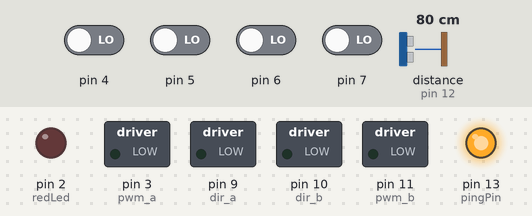
Simulated run of this sketch. Board: Arduino Uno, built with avr-gcc and run on an emulated ATmega328P. Parts: switched loads named in the sketch (green lamp = pin HIGH), output pins drawn as LEDs (lit = HIGH). The inputs (shaded band) are chosen by the test bench; at power-on: pin 4–7 LOW, distance to the obstacle (sensor on pin 12) 80 cm. The echo pulse lasts 58.3 µs per cm; what the sketch prints to the serial monitor is not drawn.

Above: at 0.6 s.
At 10.6 s:
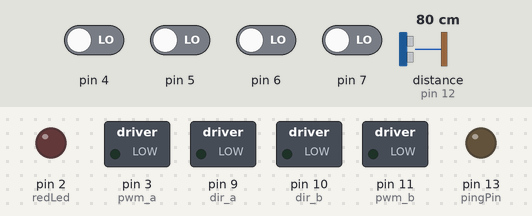
At 22.8 s:
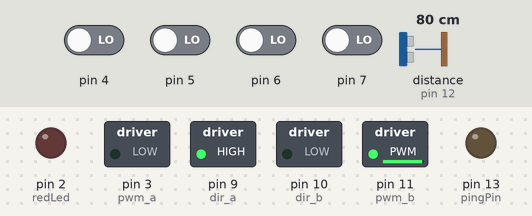
Timing chart, 0 to 24.3 s (numbered marks = the images above):
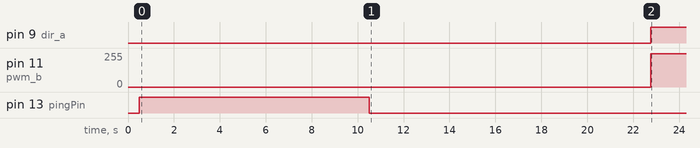

Measured:
- by itself, pin 9 (dir_a): LOW → HIGH at 22.8 s
- by itself, pin 11 (pwm_b): 0/255 → 250/255 at 22.8 s

The sketch:

Line_Following.ino
```cpp
#include <QTRSensors.h>  // Pololu QTR Library


//Defining line sensor
#define NUM_SENSORS   4     // number of sensors used
#define TIMEOUT       2500  // waits for 2500 microseconds for sensor outputs to go low
#define EMITTER_PIN   2    // emitter is controlled by digital pin 2


//Line sensor declarations
//Sensors 1 through 6 are connected to digital pins 2 through 10, respectively (pin 3 is skipped and used for motor control)
QTRSensorsRC qtrrc((unsigned char[]) {4, 5, 6, 7}, NUM_SENSORS, TIMEOUT, EMITTER_PIN);
unsigned int sensorValues[NUM_SENSORS];

int pwm_a = 3;  //PWM control on digital pin 3
int pwm_b = 11;  //PWM control on digital pin 11
int dir_a = 9;  //direction control on digital pin 9
int dir_b = 10;  //direction control on digital pin 10


// PID loop variables
float error=0;
float lastError=0;
float PV =0 ;
float kp = 0;
float ki = 0;
float kd =0;
int m1Speed=0;
int m2Speed=0;
int line_position=0;
int motorspeed=0;
int max_speed=250;

//Pin which triggers ultrasonic sound
const int pingPin = 13;

//Pin which delivers time to receive echo using pulseIn()
int inPin = 12;

//Range in cm to detect object
int safeZone = 4;

int redLed = 2;

void setup()
{
  pinMode(pwm_a, OUTPUT);  //Set control pins to be outputs
  pinMode(pwm_b, OUTPUT);
  pinMode(dir_a, OUTPUT);
  pinMode(dir_b, OUTPUT);

  analogWrite(pwm_a, 0);  //set both motors to run at (100/255 = 39)% duty cycle (slow)
  analogWrite(pwm_b, 0);


  Serial.begin(115200);


  Serial.println("Calibrating sensor");
  // Calibrate line sensor
  delay(500);
  pinMode(13, OUTPUT);
  digitalWrite(13, HIGH);    // turn on Arduino's LED to indicate we are in calibration mode
  for (int i = 0; i < 400; i++)  // make the calibration take about 10 seconds
  {
    qtrrc.calibrate();       // reads all sensors 10 times at 2500 us per read (i.e. ~25 ms per call)
  }
  digitalWrite(13, LOW);     // turn off Arduino's LED to indicate we are through with calibration

  // print calibration results
  int i;
  for (i = 0; i < 250; i++)  // the calibration will take a few seconds
  {
    qtrrc.calibrate(QTR_EMITTERS_ON);
    delay(20);
  }
  // print the calibration minimum values measured when emitters were on
  for (int i = 0; i < NUM_SENSORS; i++)
  {
    Serial.print(qtrrc.calibratedMinimumOn[i]);
    Serial.print(' ');
  }
  Serial.println();

  // print the calibration maximum values measured when emitters were on
  for (int i = 0; i < NUM_SENSORS; i++)
  {
    Serial.print(qtrrc.calibratedMaximumOn[i]);
    Serial.print(' ');
  }
  Serial.println();
  Serial.println();
  Serial.println("Calibration Complete");
  delay(1000);

}

void loop()
{

  // Line sensor values
  // Read calibrated sensor values and obtain a measure of the line position from 0 to 5000
  // To get raw sensor values, call:
  //  qtrrc.read(sensorValues);
  unsigned int line_position = qtrrc.readLine(sensorValues);

  // Print the sensor values as numbers from 0 to 1000, where 0 means maximum reflectance and
  // 1000 means minimum reflectance, followed by the line position
  for (unsigned char i = 0; i < NUM_SENSORS; i++)
  {
 //   Serial.print(sensorValues[i]);
 //   Serial.print('\t');
  }
  //Serial.println(); // uncomment this line if you are using raw values
  Serial.println(line_position); // comment this line out if you are using raw values

  //delay(250);

//raw duration in milliseconds, cm is the converted amount into a distance
  long duration, cm;

  //initializing the pin states
  pinMode(pingPin, OUTPUT);
  pinMode(redLed, OUTPUT);

  //sending the signal, starting with LOW for a clean signal
  digitalWrite(pingPin, LOW);
  delayMicroseconds(2);
  digitalWrite(pingPin, HIGH);
  delayMicroseconds(5);
  digitalWrite(pingPin, LOW);

  //setting up the input pin, and receiving the duration in
  //microseconds for the sound to bounce off the object infront
  pinMode(inPin, INPUT);
  duration = pulseIn(inPin, HIGH);

  // convert the time into a distance
  cm = microsecondsToCentimeters(duration);

  if (cm > safeZone)
  {

    follow_line(line_position);
  }
  else
  {
    analogWrite(pwm_a, 0);
    analogWrite(pwm_b, 0);
    digitalWrite(redLed, HIGH);

  }


  delay(10);


}  // end loop


//Line following subroutine
// PD Control


void follow_line(int line_position)  //follow the line

{


   error = (float)line_position - 1500;

  // Set the motor speed based on proportional and derivative PID terms
  // kp is the a floating-point proportional constant (maybe start with a value around 0.5)
  // kd is the floating-point derivative constant (maybe start with a value around 1)
  // When doing PID, signs should be correct, else control loop is unstable

  kp=0.5;
  kd=1;

  PV = kp * error + kd * (error - lastError);
  lastError = error;

calc_turn();


} // end follow line


long microsecondsToCentimeters(long microseconds)
{
  // The speed of sound is 340 m/s or 29 microseconds per centimeter.
  // The ping travels out and back, so to find the distance of the
  // object we take half of the distance travelled.
  return microseconds / 29 / 2;
}

void calc_turn()
{
    if (PV > 250)
  {
    PV = 250;
  }

  if (PV < -250)
  {
    PV = -250;
  }

  m1Speed = max_speed + PV;
  m2Speed = max_speed - PV;

  if (m1Speed > max_speed){
   m1Speed = max_speed;
  }
  if (m2Speed > max_speed){
   m2Speed = max_speed;
  }
  if (m1Speed < 0){
   m1Speed = 0;
  }
   if (m2Speed < 0){
   m2Speed = 0;
  }
  analogWrite(pwm_a, m1Speed);
  analogWrite(pwm_b, m2Speed);

  // If error_value is less than zero calculate right turn speed values
  if (PV < 0)
  {
  digitalWrite(dir_a, HIGH);
  digitalWrite(dir_b, LOW);


  Serial.println("Rotate Right\n");

  }
  // Iferror_value is greater than zero calculate left turn values
  else
  {
  digitalWrite(dir_a, LOW);
  digitalWrite(dir_b, HIGH);

 Serial.println("Rotate Left\n");
  }
}
```
